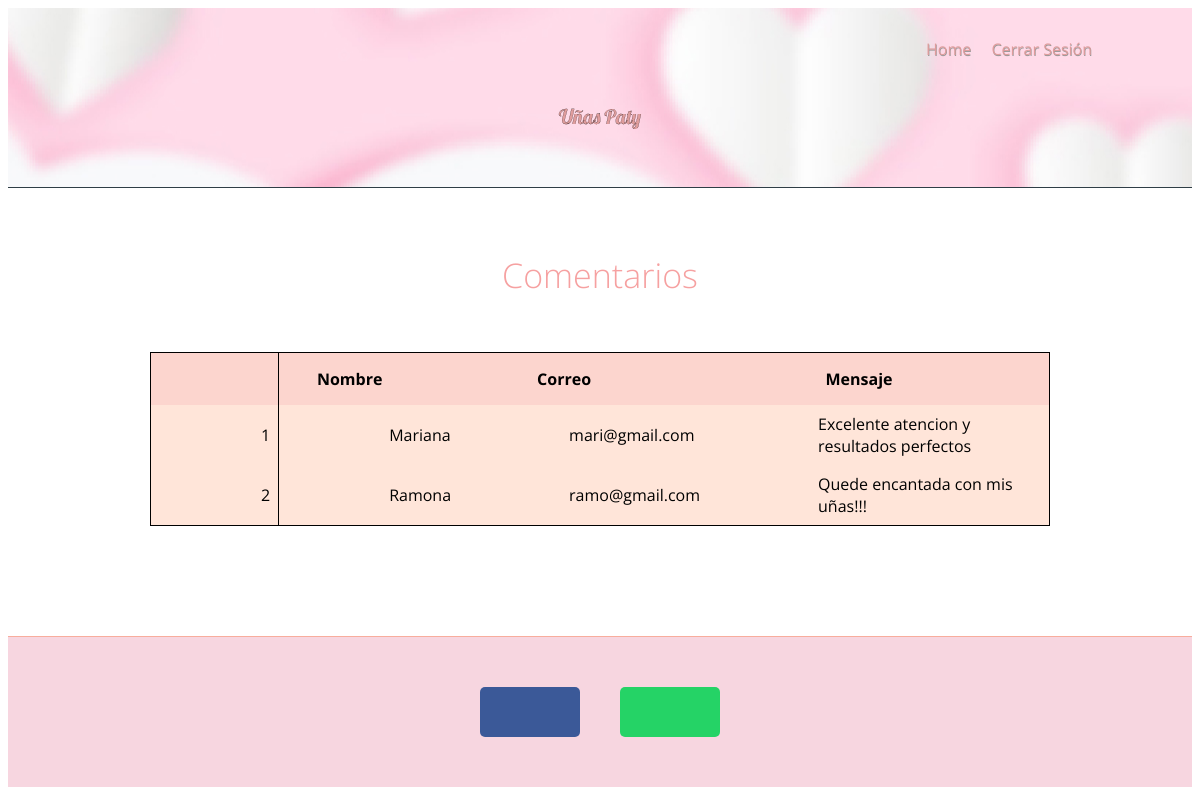
Page /comentarios.php (signed in) on the committed database.
### tables this page shows
CREATE TABLE `contacto` (
  `id_com` int(11) NOT NULL,
  `nombre` varchar(200) NOT NULL,
  `email` varchar(200) NOT NULL,
  `mensaje` varchar(200) NOT NULL
);

### conexion_citas.php (called while the page is built)
<?php
	function Conectar(){
		$servidor = "localhost";
		$usuario = "root";
		$password = "";
		$bd = "login_unas";
		$conexion_citas = mysqli_connect($servidor, $usuario, $password, $bd);
		return $conexion_citas;
	}
?>

### comentarios.php (the view, shortened to what this page needs)
<?php
require_once("conexion_citas.php");
	$sql="SELECT * FROM contacto";
	$resultado= mysqli_query(Conectar(), $sql);
?>
<!DOCTYPE html>
<html lang="es">
<head>
    <link rel="stylesheet" href="css/font-awesome.min.css">
    <link rel="stylesheet" href="css/buscar_c.css">
</head>
<body>
    <header>
        <div class="contenedor">
            <nav class="menu">
                <a href="inicio.php">Home</a>
                <a href="cerrar_sesion.php">Cerrar Sesión</a>
            </nav>
            <div class="contenedor-texto">
                    <h2 class="nombre">Uñas Paty</h2>
            </div>
    </header>
    <section class="main">
        <section class="misCitas">
            <div class="contenedor">
               <div class="texto">
                 <h3 class="titulo">Comentarios</h3>
               </div>
            </div>
        </section>
        <section class="tabla">
            <div class="contenedor">
                            <table id="mis-citas" class="mis-citas">
                    <thead>
                        <tr>
                            <th class="cita"></th>
                            <th>Nombre</th>
                            <th>Correo</th>
                            <th>Mensaje</th>
                        </tr>
                    </thead>
                    <?php
				while($renglon = mysqli_fetch_array($resultado)){
						$nombre = $renglon['nombre'];
						$email=$renglon['email'];
                        $mensaje=$renglon['mensaje'];
                        $com=$renglon['id_com'];
			            ?>
                    <tbody>
                        <tr>
                                <td class="cita"><?php echo $com ?></td>
                                <td><?php echo $nombre ?></td>
                                <td><?php echo "$email"; ?></td>
                                <td><?php echo "$mensaje"; ?></td>
                            </tr>
                    </tbody>
                    <?php
				}
			?>
                </table>
            </div>
        </section>
    </section>
    <footer>
        <section class="redes">
            <div class="contenedor">
                <a href="#" class="facebook"><i class="fa fa-facebook-f"></i></a>
                <a href="#" class="wa"><i class="fa fa-whatsapp"></i></a>
            </div>
        </section>
    </footer>
</body>
</html>

### css/buscar_c.css (style rules this page uses)
* { box-sizing: border-box; }
body { background: #fff; font-family: 'Open Sans', sans-serif; font-size:16px; }
.contenedor { width: 90%; max-width: 1000px; margin: auto; overflow: hidden; }
header { background: url('../imagenes/bg.jpg') #F7D6E0; background-repeat: no-repeat; background-position: center; max-height: 180px; height: 180px; border-bottom: 0.5px solid #2f3e46; }
header .menu { margin: 20px 0; text-align: right; }
header .menu a { margin: 10px 8px; color: #DF9C9C; padding-bottom: 5px; display: inline-block; text-decoration: none; border-bottom: 2px solid transparent; font-size: 1em; text-shadow: #999 0.5px 1px 0; }
header .contenedor-texto { display: flex; justify-content: center; align-content: center; margin: 10px 0; margin-bottom: 20px; }
header .contenedor-texto h2 { color: #DF9C9C; font-weight: 300; margin: 0; -webkit-text-stroke: 0.2px black; font-family: 'Lobster', cursive; }
header .contenedor-texto .nombre { margin-bottom: 10px; font-size: 20px; line-height: 40px; }
.main .contenedor { overflow: visible; }
.main .misCitas { text-align: center; }
.main .misCitas .texto { color: #5a5a5a; font-weight: 600; font-size: 1em; line-height: 30px; width: 80%; margin: 40px auto 50px auto; }
.main .misCitas .texto .titulo { margin-top: 70px; font-size: 34px; line-height: 34px; margin-bottom: 10px; font-weight: 300; color: #F6A1A1; text-align: center; }
footer .redes { background: #F7D6E0; padding: 40px 0; border-top: solid 1px #f8ad9d; margin-top: 110px; }
footer .redes .contenedor { display: flex; justify-content: center; }
footer .redes .facebook, footer .redes .wa { color: #fff; text-align: center; width: 100px; height: 50px; display:block; padding-top: 2px; border-radius: 5px; font-size: 35px; margin: 10px 20px; }
footer .redes .wa { background: #25d366; }
footer .redes .facebook { background: #3b5998; }
.mis-citas { width: 90%; margin: auto; margin-top: 60px; border-collapse: collapse; border: 1px solid black; }
.mis-citas thead { background-color: #FCD5CE; color: black; }
.mis-citas thead th { padding-top: 15px; padding-bottom: 15px; padding-right: 40px; }
.mis-citas tbody td { background: #FFE5D9; padding: 0.5rem; padding-left: 110px; }
.mis-citas .cita { border-right: 1px solid #000; }

### rows in the picture
contacto: id_com "1", nombre "Mariana", email "mari@gmail.com", mensaje "Excelente atencion y resultados perfectos"
contacto: id_com "2", nombre "Ramona", email "ramo@gmail.com", mensaje "Quede encantada con mis uñas!!!"
